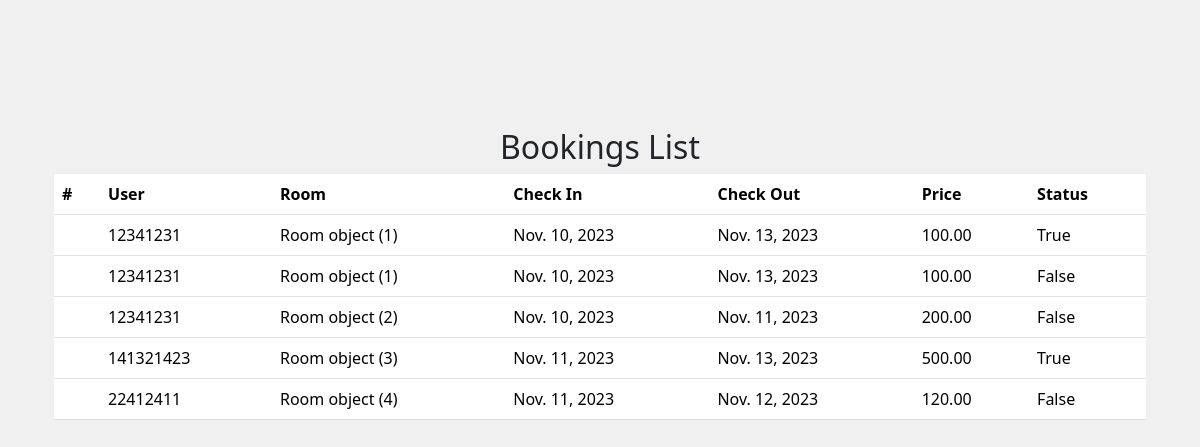
The app's page /bookings/, older data.
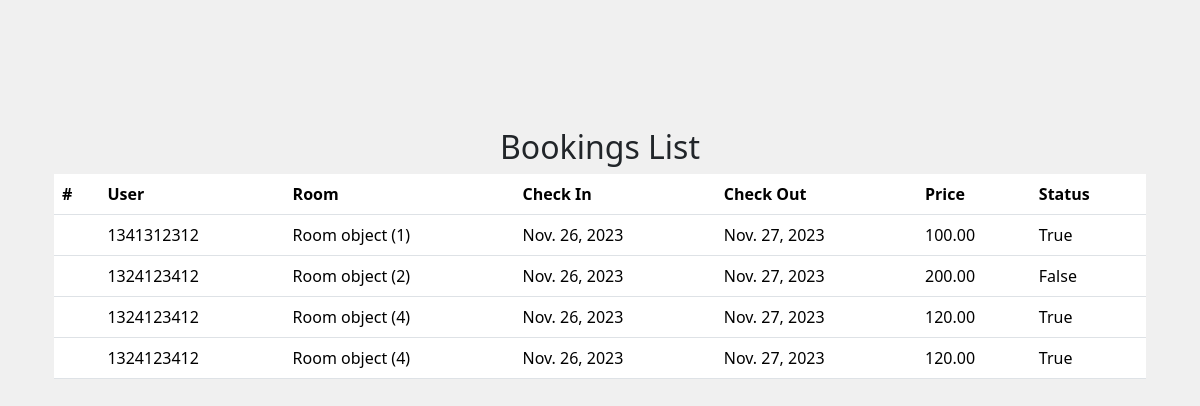
The same page, newer data.
### hotel/models.py (models this page shows)
class Booking(models.Model):
    user = models.ForeignKey(User, on_delete=models.CASCADE)
    room = models.ForeignKey(Room, on_delete=models.SET_NULL, null=True)
    check_in = models.DateField()
    check_out = models.DateField()
    total_price = models.DecimalField(max_digits=8, decimal_places=2)
    is_active = models.BooleanField(default=True)

class User(AbstractUser):
   first_name = models.CharField(max_length=60,null=True)
   last_name = models.CharField(max_length=60,null=True)
   email = models.CharField(max_length=60,null=True)

class Room(models.Model):
    ROOM_TYPES = (
        ('SIN', 'Single'),
        ('DBL', 'Double'),
        ('SUI', 'Suite'),
    )
    room_number = models.CharField(max_length=5, unique=True)
    room_type = models.CharField(max_length=3, choices=ROOM_TYPES)
    capacity = models.IntegerField(null=True)
    price = models.DecimalField(max_digits=6, decimal_places=2)
    is_available = models.BooleanField(default=True)
    image = models.ImageField(upload_to='room_images/', null=True,
                              blank=True)  # Assume you have a media directory set up
    description = models.TextField(null=True, blank=True)

### hotel/views.py (the view)
# urls.py: path('bookings/',views.bookins_list,name='users_list'),
def bookins_list(request):
    bookings = Booking.objects.all()
    return render(request, 'bookings_list.html', {'bookings': bookings})

### hotel/templates/bookings_list.html
{% extends 'base.html' %}
{% block content %}
<div class="container mt-5">
    <h2 class="text-center">Bookings List</h2>
    {% if bookings %}
    <table class="table">
        <thead>
            <tr>
                <th scope="col">#</th>
                <th scope="col">User</th>
                <th scope="col">Room</th>
                <th scope="col">Check In</th>
              <th scope="col">Check Out</th>
              <th scope="col">Price</th>
                <th scope="col">Status</th>
            </tr>
        </thead>
        <tbody>
            {% for b in bookings %}
            <tr>
              <td>{{b.counter}}</td>
                 <td>{{b.user}}</td>
                 <td>{{b.room}}</td>
                 <td>{{b.check_in}}</td>
                 <td>{{b.check_out}}</td>
                 <td>{{b.total_price}}</td>
                 <td>{{b.is_active}}</td>
            </tr>
            {% empty %}
            <tr>
                <td colspan="4">No bookings available.</td>
            </tr>
            {% endfor %}
        </tbody>
    </table>
    {% else %}
    <p class="text-center">
        No bookings available in the hotel.
    </p>
    {% endif %}
</div>
{% endblock %}

### hotel/templates/base.html (shortened to what this page needs)
<!DOCTYPE html>
 {% load crispy_forms_tags %}
<html lang="en">
<head>
    <link href="https://cdn.jsdelivr.net/npm/bootstrap@5.3.2/dist/css/bootstrap.min.css" rel="stylesheet">
</head>
<body>
    <main class="container">
        {% block content %}{% endblock %}
    </main>
</body>
</html>

### hotel/templates/base.html (style rules this page uses)
body { padding-top: 80px; background-color:rgb(240,240,240); }

Row changes from the older to the newer data that the page shows:
removed Booking: user "12341231", room "Room object (1)", check_in "Nov. 10, 2023", check_out "Nov. 13, 2023", total_price "100.00", is_active "True"
removed Booking: user "12341231", room "Room object (1)", check_in "Nov. 10, 2023", check_out "Nov. 13, 2023", total_price "100.00", is_active "False"
removed Booking: user "12341231", room "Room object (2)", check_in "Nov. 10, 2023", check_out "Nov. 11, 2023", total_price "200.00", is_active "False"
removed Booking: user "141321423", room "Room object (3)", check_in "Nov. 11, 2023", check_out "Nov. 13, 2023", total_price "500.00", is_active "True"
removed Booking: user "22412411", room "Room object (4)", check_in "Nov. 11, 2023", check_out "Nov. 12, 2023", total_price "120.00", is_active "False"
added Booking: user "1341312312", room "Room object (1)", check_in "Nov. 26, 2023", check_out "Nov. 27, 2023", total_price "100.00", is_active "True"
added Booking: user "1324123412", room "Room object (2)", check_in "Nov. 26, 2023", check_out "Nov. 27, 2023", total_price "200.00", is_active "False"
added Booking: user "1324123412", room "Room object (4)", check_in "Nov. 26, 2023", check_out "Nov. 27, 2023", total_price "120.00", is_active "True"
added Booking: user "1324123412", room "Room object (4)", check_in "Nov. 26, 2023", check_out "Nov. 27, 2023", total_price "120.00", is_active "True"
